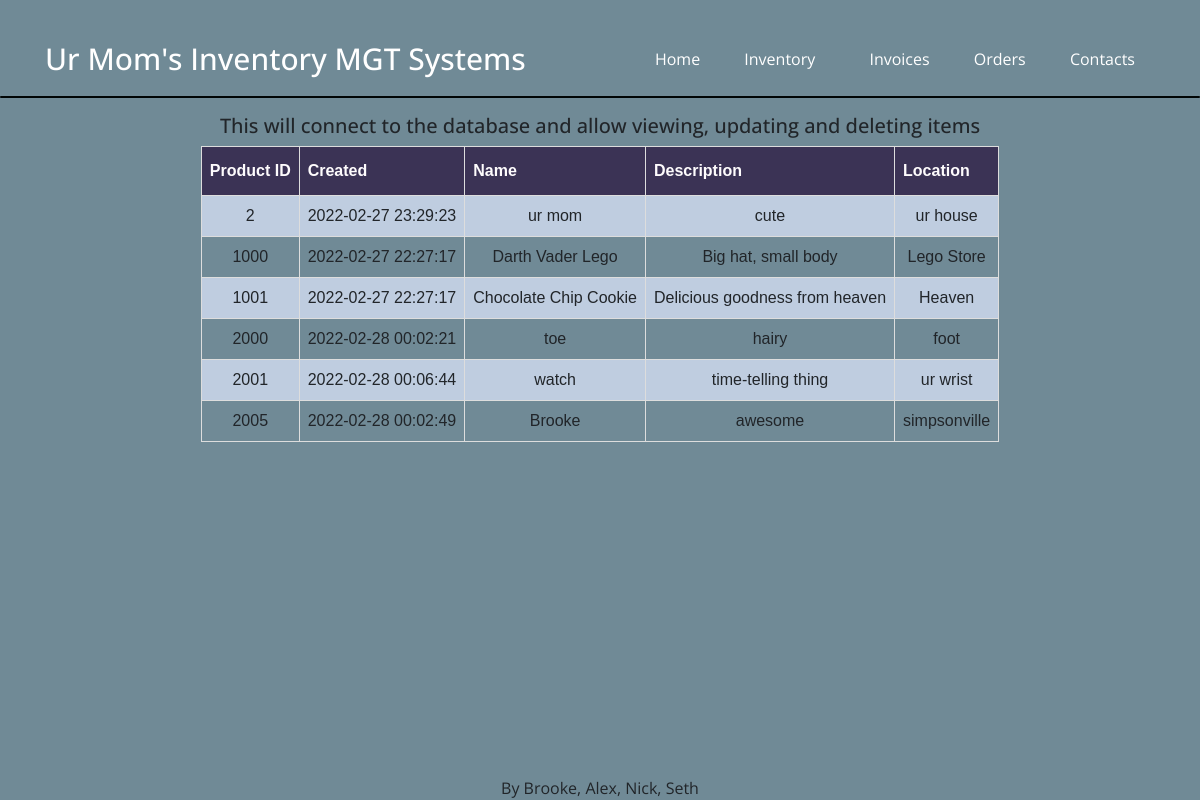
The page /inventory on the database as committed earlier.
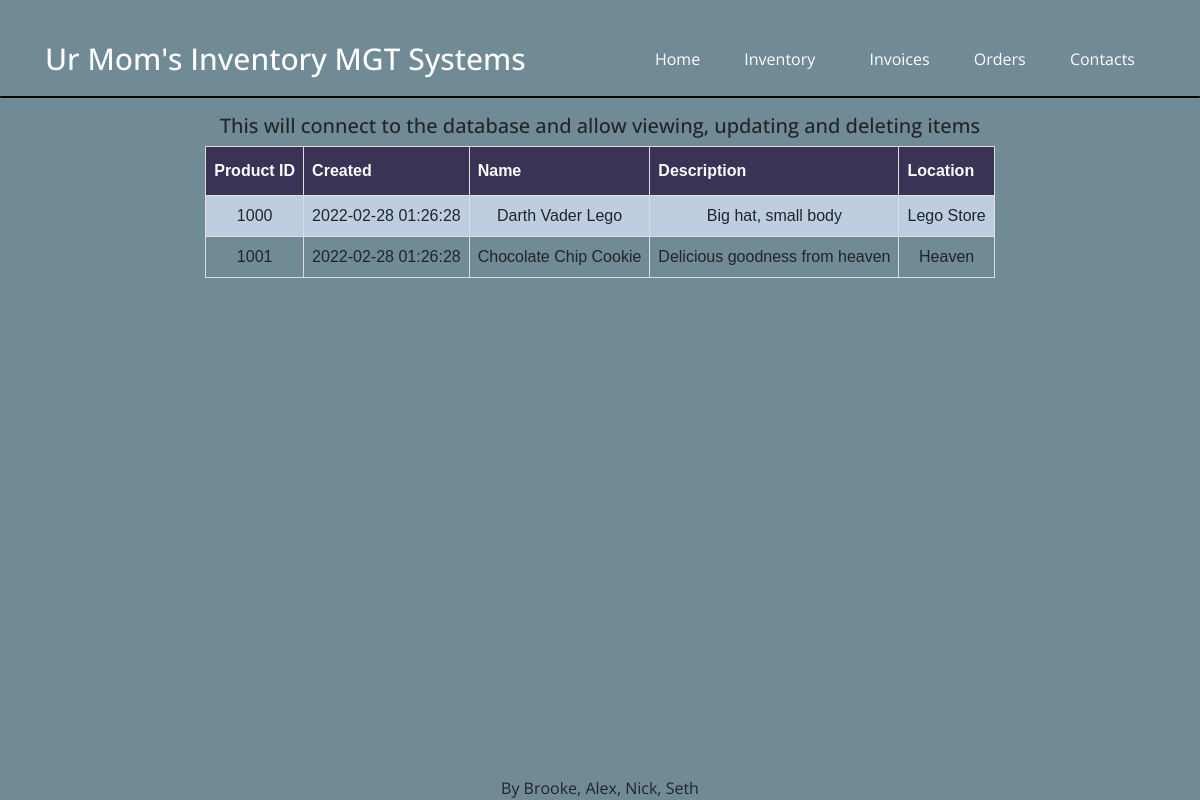
The same page on the database as committed later.
### tables this page shows
CREATE TABLE inventory (
    id INTEGER PRIMARY KEY,
    created TIMESTAMP NOT NULL DEFAULT CURRENT_TIMESTAMP,
    itemName TEXT,
    description TEXT NOT NULL,
    location TEXT NOT NULL
);

### app.py (the view)
@app.route('/inventory')
def inventory():
    conn = get_db_connection()
    inventory = conn.execute("SELECT * FROM inventory").fetchall()
    for item in inventory[0]:
        print(item)
    conn.close()
    return render_template('inventory.html', inventory=inventory)

### app.py (called while the page is built)
def get_db_connection():
    conn = sqlite3.connect('database.db')
    conn.row_factory = sqlite3.Row
    return conn

### templates/inventory.html
{% extends 'base2.html' %}
{% block content %}
<h1>
This will connect to the database and allow viewing, updating and deleting items
</h1>
<table id="inventory">
    <tr>
        <th>Product ID</th>
        <th>Created</th>
        <th>Name</th>
        <th>Description</th>
        <th>Location</th>
    </tr>
    {% for item in inventory %}
    <tr>
        <td class="c2">{{item.id}}</td>
       <td class="c3">{{item.created}}</td>
       <td class="c4"><SPAN>{{item.itemName}}</SPAN></td>
       <td class="c5"><SPAN>{{item.description}}</SPAN></td>
       <td class="c5"><SPAN>{{item.location}}</SPAN></td>
    </tr>
    {% endfor %}
    </table>
{% endblock %}

### templates/base2.html (shortened to what this page needs)
<!doctype html>
<html lang="en">
  <head>
    <link rel="stylesheet" href="{{ url_for('static', filename= 'fonts/icomoon/style.cs') }}">
    <link rel="stylesheet" href="{{ url_for('static', filename= 'css/owl.carousel.min.css') }}">
    <link rel="stylesheet" href="{{ url_for('static', filename= 'css/bootstrap.min.css') }}">
    <link rel="stylesheet" href="{{ url_for('static', filename= 'css/style.css') }}">
  </head>
  <body>
    <header class="site-navbar" role="banner">
      <div class="container">
        <div class="row align-items-center">
          <div class="col-11 col-xl-2">
            <h1 class="mb-0 site-logo"><a href="/" class="text-white mb-0">Ur Mom's Inventory MGT Systems</a></h1>
          </div>
          <div class="col-12 col-md-10 d-none d-xl-block">
            <nav class="site-navigation position-relative text-right" role="navigation">
              <ul class="site-menu js-clone-nav mr-auto d-none d-lg-block">
                <li class="active"><a href="/"><span>Home</span></a></li>
                <li class="has-children">
                  <a href="inventory"><span>Inventory</span></a>
                    </li>
                  </ul>
                <li><a href="invoices"><span>Invoices</span></a></li>
                <li><a href="orders"><span>Orders</span></a></li>
                <li><a href="contacts"><span>Contacts</span></a></li>
            </nav>
          </div>
          </div>
        </div>
    </header>
    <div class="pages" >
        <hr class="rounded">
        {% block content %}
        {% endblock %}
    </div>
      <footer>
        By <span>Brooke, Alex, Nick, Seth</span>
      </footer>
  </body>
</html>

### static/css/style.css (style rules this page uses)
body { font-family: "Open Sans", -apple-system, BlinkMacSystemFont, "Segoe UI", Roboto, "Helvetica Neue", Arial, "Noto Sans", sans-serif, "Apple Color Emoji", "Segoe UI Emoji", "Segoe UI Symbol", "Noto Color Emoji"; background-color: #708a96; height: auto; position: relative; }
body:before { content: ""; position: absolute; top: 0; left: 0; right: 0; bottom: 0; background: rgba(0, 0, 0, 0.5); -webkit-transition: .3s all ease; -o-transition: .3s all ease; transition: .3s all ease; opacity: 0; visibility: hidden; z-index: 1; }
hr.rounded { border-top: 2px solid #000505; border-radius: 2px; }
h1 { font-size: 20px; }
h1, h2, h3, h4, h5, h6, .h1, .h2, .h3, .h4, .h5, .h6 { font-family: "Open Sans", -apple-system, BlinkMacSystemFont, "Segoe UI", Roboto, "Helvetica Neue", Arial, "Noto Sans", sans-serif, "Apple Color Emoji", "Segoe UI Emoji", "Segoe UI Symbol", "Noto Color Emoji"; ; }
a { -webkit-transition: .3s all ease; -o-transition: .3s all ease; transition: .3s all ease; }
a, a:hover { text-decoration: none !important; }
.site-navbar { margin-bottom: 0px; z-index: 1999; position: absolute; top: 2rem; width: 100%; }
.site-navbar .site-logo { position: relative; left: 0; font-size: 30px !important; width: 20em; }
.site-navbar .site-navigation .site-menu { margin-bottom: 0; }
.site-navbar .site-navigation .site-menu .active > a span { color: #fff; border-radius: 30px; display: inline-block; padding: 5px 20px; }
.site-navbar .site-navigation .site-menu a { text-decoration: none !important; display: inline-block; }
.site-navbar .site-navigation .site-menu > li { display: inline-block; }
.site-navbar .site-navigation .site-menu > li > a { padding: 10px 0px; color: #fff; font-size: 16px; text-decoration: none !important; }
.site-navbar .site-navigation .site-menu > li > a > span { padding: 5px 20px; display: inline-block; -webkit-transition: .3s all ease; -o-transition: .3s all ease; transition: .3s all ease; border-radius: 30px; }
.site-navbar .site-navigation .site-menu .has-children { position: relative; }
.site-navbar .site-navigation .site-menu .has-children > a span { position: relative; padding-right: 30px; }
.site-navbar .site-navigation .site-menu .has-children > a span:before { position: absolute; content: "\e313"; font-size: 16px; top: 50%; right: 10px; -webkit-transform: translateY(-50%); -ms-transform: translateY(-50%); transform: translateY(-50%); font-family: 'icomoon'; }
.site-mobile-menu .site-nav-wrap { padding: 0; margin: 0; list-style: none; position: relative; }
.site-mobile-menu .site-nav-wrap a { padding: 10px 20px; display: block; position: relative; color: #212529; }
.site-mobile-menu .site-nav-wrap li { position: relative; display: block; }
.site-mobile-menu .site-nav-wrap li.active > a { color: #5d5d81; }
.site-mobile-menu .site-nav-wrap > li { display: block; position: relative; float: left; width: 100%; }
.site-mobile-menu .site-nav-wrap > li > a { padding-left: 20px; font-size: 20px; }
footer { position: fixed; text-align: center; width: 100%; bottom: 0; }
.pages { padding-top: 80px; position: fixed; top: 200; left: auto; right: auto; text-align: center; width: 100%; }
#inventory { font-family: Arial, Helvetica, sans-serif; border-collapse: collapse; border: 1px solid black; font-size: 16px; margin-left: auto; margin-right: auto; }
#inventory td, #inventory th { border: 1px solid #ddd; padding: 8px; }
#inventory tr:nth-child(even) { background-color: #BFCDE0; }
#inventory th { padding-top: 12px; padding-bottom: 12px; text-align: left; background-color: #3B3355; color: #FEFCFD; }

Rows that differ between the two databases and show on the page:
removed inventory: id "2", created "2022-02-27 23:29:23", itemName "ur mom", description "cute", location "ur house"
removed inventory: id "2000", created "2022-02-28 00:02:21", itemName "toe", description "hairy", location "foot"
removed inventory: id "2001", created "2022-02-28 00:06:44", itemName "watch", description "time-telling thing", location "ur wrist"
removed inventory: id "2005", created "2022-02-28 00:02:49", itemName "Brooke", description "awesome", location "simpsonville"
changed inventory "Darth Vader Lego": created "2022-02-27 22:27:17" → "2022-02-28 01:26:28"
changed inventory "Chocolate Chip Cookie": created "2022-02-27 22:27:17" → "2022-02-28 01:26:28"
